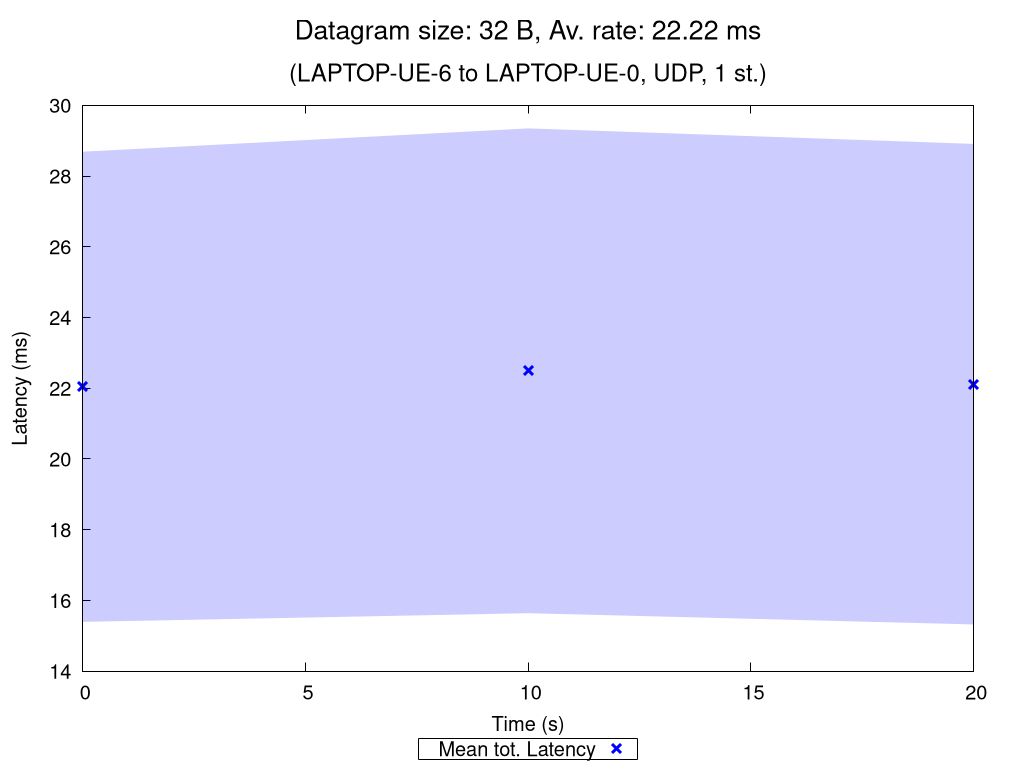

This figure's gnuplot source:
set terminal pngcairo nocrop enhanced size 1024,768 font "Verdana,15"
set output "UDP_1_st_2020_11_05_14-59-02_two2one_00032B.png"

set title "{/=20 Datagram size: 32 B, Av. rate: 22.22 ms}\n\n{/=18 (LAPTOP-UE-6 to LAPTOP-UE-0, UDP, 1 st.)}"

set xlabel "Time (s)"
set ylabel "Latency (ms)"
set ytics nomirror
set key bmargin center horizontal box samplen 1 width -1
set bmargin 4.6
set rmargin 4.5

rf = 1.0  # rate factor
set style fill transparent solid 0.2 noborder
set autoscale xfix
plot "UDP_1_st_2020_11_05_14-59-02_two2one_00032B_iperf_processed.dat" using 1:($2/rf-$3/rf):($2/rf+$3/rf) with filledcurves lc rgb "blue" notitle, \
     "" using 1:($2/rf) with points pt 2 ps 1.5 lw 3 lc rgb "blue" title "Mean tot. Latency", \
